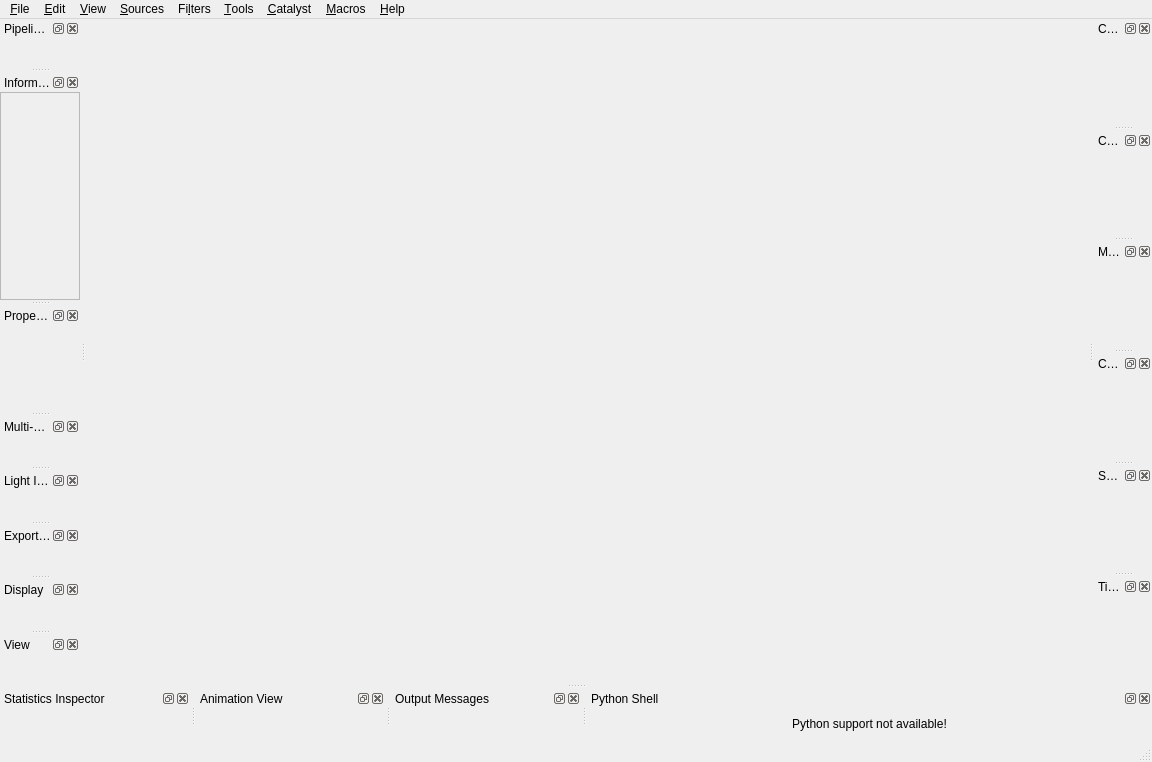
<?xml version="1.0" encoding="UTF-8"?>
<ui version="4.0">
 <class>pqClientMainWindow</class>
 <widget class="QMainWindow" name="pqClientMainWindow">
  <property name="geometry">
   <rect>
    <x>0</x>
    <y>0</y>
    <width>1152</width>
    <height>762</height>
   </rect>
  </property>
  <property name="acceptDrops">
   <bool>true</bool>
  </property>
  <property name="windowTitle">
   <string>MainWindow</string>
  </property>
  <property name="windowIcon">
   <iconset resource="../../Qt/Components/Resources/pqComponents.qrc">
    <normaloff>:/pqWidgets/Icons/pvIcon512.png</normaloff>:/pqWidgets/Icons/pvIcon512.png</iconset>
  </property>
  <widget class="QWidget" name="centralwidget">
   <layout class="QGridLayout" name="gridLayout">
    <property name="leftMargin">
     <number>0</number>
    </property>
    <property name="topMargin">
     <number>0</number>
    </property>
    <property name="rightMargin">
     <number>0</number>
    </property>
    <property name="bottomMargin">
     <number>0</number>
    </property>
    <item row="0" column="0">
     <widget class="pqTabbedMultiViewWidget" name="MultiViewWidget" native="true"/>
    </item>
   </layout>
  </widget>
  <widget class="QMenuBar" name="menubar">
   <property name="geometry">
    <rect>
     <x>0</x>
     <y>0</y>
     <width>1152</width>
     <height>25</height>
    </rect>
   </property>
   <widget class="QMenu" name="menu_File">
    <property name="title">
     <string>&amp;File</string>
    </property>
   </widget>
   <widget class="QMenu" name="menuSources">
    <property name="title">
     <string>&amp;Sources</string>
    </property>
   </widget>
   <widget class="QMenu" name="menuFilters">
    <property name="title">
     <string>Fi&amp;lters</string>
    </property>
   </widget>
   <widget class="QMenu" name="menu_Edit">
    <property name="title">
     <string>&amp;Edit</string>
    </property>
   </widget>
   <widget class="QMenu" name="menu_View">
    <property name="title">
     <string>&amp;View</string>
    </property>
   </widget>
   <widget class="QMenu" name="menuTools">
    <property name="title">
     <string>&amp;Tools</string>
    </property>
   </widget>
   <widget class="QMenu" name="menu_Help">
    <property name="title">
     <string>&amp;Help</string>
    </property>
   </widget>
   <widget class="QMenu" name="menu_Macros">
    <property name="title">
     <string>&amp;Macros</string>
    </property>
   </widget>
   <widget class="QMenu" name="menu_Catalyst">
    <property name="title">
     <string>&amp;Catalyst</string>
    </property>
   </widget>
   <addaction name="menu_File"/>
   <addaction name="menu_Edit"/>
   <addaction name="menu_View"/>
   <addaction name="menuSources"/>
   <addaction name="menuFilters"/>
   <addaction name="menuTools"/>
   <addaction name="menu_Catalyst"/>
   <addaction name="menu_Macros"/>
   <addaction name="menu_Help"/>
  </widget>
  <widget class="pqStatusBar" name="statusbar"/>
  <widget class="QDockWidget" name="pipelineBrowserDock">
   <property name="allowedAreas">
    <set>Qt::LeftDockWidgetArea|Qt::RightDockWidgetArea</set>
   </property>
   <property name="windowTitle">
    <string>Pipeline Browser</string>
   </property>
   <attribute name="dockWidgetArea">
    <number>1</number>
   </attribute>
   <widget class="pqPipelineBrowserWidget" name="pipelineBrowser">
    <property name="contextMenuPolicy">
     <enum>Qt::DefaultContextMenu</enum>
    </property>
   </widget>
  </widget>
  <widget class="QDockWidget" name="statisticsDock">
   <property name="allowedAreas">
    <set>Qt::BottomDockWidgetArea|Qt::LeftDockWidgetArea|Qt::RightDockWidgetArea</set>
   </property>
   <property name="windowTitle">
    <string>Statistics Inspector</string>
   </property>
   <attribute name="dockWidgetArea">
    <number>8</number>
   </attribute>
   <widget class="pqDataInformationWidget" name="statisticsView"/>
  </widget>
  <widget class="QDockWidget" name="animationViewDock">
   <property name="windowTitle">
    <string>Animation View</string>
   </property>
   <attribute name="dockWidgetArea">
    <number>8</number>
   </attribute>
   <widget class="pqPVAnimationWidget" name="animationView"/>
  </widget>
  <widget class="QDockWidget" name="comparativePanelDock">
   <property name="allowedAreas">
    <set>Qt::LeftDockWidgetArea|Qt::RightDockWidgetArea</set>
   </property>
   <property name="windowTitle">
    <string>Comparative View Inspector</string>
   </property>
   <attribute name="dockWidgetArea">
    <number>2</number>
   </attribute>
   <widget class="pqComparativeVisPanel" name="comparativeVisPanel"/>
  </widget>
  <widget class="QDockWidget" name="collaborationPanelDock">
   <property name="allowedAreas">
    <set>Qt::LeftDockWidgetArea|Qt::RightDockWidgetArea</set>
   </property>
   <property name="windowTitle">
    <string>Collaboration Panel</string>
   </property>
   <attribute name="dockWidgetArea">
    <number>2</number>
   </attribute>
   <widget class="pqCollaborationPanel" name="collaborationPanel"/>
  </widget>
  <widget class="QDockWidget" name="informationDock">
   <property name="allowedAreas">
    <set>Qt::LeftDockWidgetArea|Qt::RightDockWidgetArea</set>
   </property>
   <property name="windowTitle">
    <string>Information</string>
   </property>
   <attribute name="dockWidgetArea">
    <number>1</number>
   </attribute>
   <widget class="QWidget" name="informationWidgetFrame">
    <layout class="QVBoxLayout" name="verticalLayout_2">
     <property name="spacing">
      <number>0</number>
     </property>
     <property name="leftMargin">
      <number>0</number>
     </property>
     <property name="topMargin">
      <number>0</number>
     </property>
     <property name="rightMargin">
      <number>0</number>
     </property>
     <property name="bottomMargin">
      <number>0</number>
     </property>
     <item>
      <widget class="QScrollArea" name="informationScrollArea">
       <property name="widgetResizable">
        <bool>true</bool>
       </property>
       <widget class="pqProxyInformationWidget" name="informationWidget">
        <property name="geometry">
         <rect>
          <x>0</x>
          <y>0</y>
          <width>78</width>
          <height>154</height>
         </rect>
        </property>
       </widget>
      </widget>
     </item>
    </layout>
   </widget>
  </widget>
  <widget class="QDockWidget" name="memoryInspectorDock">
   <property name="allowedAreas">
    <set>Qt::LeftDockWidgetArea|Qt::RightDockWidgetArea</set>
   </property>
   <property name="windowTitle">
    <string>Memory Inspector</string>
   </property>
   <attribute name="dockWidgetArea">
    <number>2</number>
   </attribute>
   <widget class="pqMemoryInspectorPanel" name="dockWidgetContents"/>
  </widget>
  <widget class="QDockWidget" name="propertiesDock">
   <property name="minimumSize">
    <size>
     <width>80</width>
     <height>41</height>
    </size>
   </property>
   <property name="allowedAreas">
    <set>Qt::LeftDockWidgetArea|Qt::RightDockWidgetArea</set>
   </property>
   <property name="windowTitle">
    <string>Properties</string>
   </property>
   <attribute name="dockWidgetArea">
    <number>1</number>
   </attribute>
   <widget class="pqPropertiesPanel" name="propertiesPanel"/>
  </widget>
  <widget class="QDockWidget" name="multiBlockInspectorDock">
   <property name="allowedAreas">
    <set>Qt::LeftDockWidgetArea|Qt::RightDockWidgetArea</set>
   </property>
   <property name="windowTitle">
    <string>Multi-block Inspector</string>
   </property>
   <attribute name="dockWidgetArea">
    <number>1</number>
   </attribute>
   <widget class="pqMultiBlockInspectorWidget" name="multiBlockInspectorPanel"/>
  </widget>
  <widget class="QDockWidget" name="lightInspectorDock">
   <property name="allowedAreas">
    <set>Qt::LeftDockWidgetArea|Qt::RightDockWidgetArea</set>
   </property>
   <property name="windowTitle">
    <string>Light Inspector</string>
   </property>
   <attribute name="dockWidgetArea">
    <number>1</number>
   </attribute>
   <widget class="pqLightsInspector" name="lightInspectorPanel"/>
  </widget>
  <widget class="QDockWidget" name="catalystInspectorDock">
   <property name="allowedAreas">
    <set>Qt::LeftDockWidgetArea|Qt::RightDockWidgetArea</set>
   </property>
   <property name="windowTitle">
    <string>Export Inspector</string>
   </property>
   <attribute name="dockWidgetArea">
    <number>1</number>
   </attribute>
  </widget>
  <widget class="QDockWidget" name="colorMapEditorDock">
   <property name="allowedAreas">
    <set>Qt::LeftDockWidgetArea|Qt::RightDockWidgetArea</set>
   </property>
   <property name="windowTitle">
    <string>Color Map Editor</string>
   </property>
   <attribute name="dockWidgetArea">
    <number>2</number>
   </attribute>
   <widget class="pqColorMapEditor" name="colorMapEditorPanel"/>
  </widget>
  <widget class="QDockWidget" name="selectionDisplayDock">
   <property name="sizePolicy">
    <sizepolicy hsizetype="Minimum" vsizetype="Minimum">
     <horstretch>0</horstretch>
     <verstretch>0</verstretch>
    </sizepolicy>
   </property>
   <property name="allowedAreas">
    <set>Qt::LeftDockWidgetArea|Qt::RightDockWidgetArea</set>
   </property>
   <property name="windowTitle">
    <string>Selection Display Inspector</string>
   </property>
   <attribute name="dockWidgetArea">
    <number>2</number>
   </attribute>
   <widget class="pqFindDataSelectionDisplayFrame" name="selectionDisplayWidget">
    <property name="useVerticalLayout" stdset="0">
     <bool>true</bool>
    </property>
   </widget>
  </widget>
  <widget class="QDockWidget" name="displayPropertiesDock">
   <property name="allowedAreas">
    <set>Qt::LeftDockWidgetArea|Qt::RightDockWidgetArea</set>
   </property>
   <property name="windowTitle">
    <string>Display</string>
   </property>
   <attribute name="dockWidgetArea">
    <number>1</number>
   </attribute>
   <widget class="pqPropertiesPanel" name="displayPropertiesPanel">
    <property name="panelMode" stdset="0">
     <number>2</number>
    </property>
   </widget>
  </widget>
  <widget class="QDockWidget" name="viewPropertiesDock">
   <property name="allowedAreas">
    <set>Qt::LeftDockWidgetArea|Qt::RightDockWidgetArea</set>
   </property>
   <property name="windowTitle">
    <string>View</string>
   </property>
   <attribute name="dockWidgetArea">
    <number>1</number>
   </attribute>
   <widget class="pqPropertiesPanel" name="viewPropertiesPanel">
    <property name="panelMode" stdset="0">
     <number>4</number>
    </property>
   </widget>
  </widget>
  <widget class="QDockWidget" name="timeInspectorDock">
   <property name="allowedAreas">
    <set>Qt::AllDockWidgetAreas</set>
   </property>
   <property name="windowTitle">
    <string>Time Inspector</string>
   </property>
   <attribute name="dockWidgetArea">
    <number>2</number>
   </attribute>
   <widget class="pqTimeInspectorWidget" name="timeInspectorPanel"/>
  </widget>
  <widget class="QDockWidget" name="outputWidgetDock">
   <property name="floating">
    <bool>false</bool>
   </property>
   <property name="windowTitle">
    <string>Output Messages</string>
   </property>
   <attribute name="dockWidgetArea">
    <number>8</number>
   </attribute>
   <widget class="pqOutputWidget" name="outputWidget">
    <property name="settingsKey" stdset="0">
     <string>OutputMessages</string>
    </property>
   </widget>
  </widget>
  <widget class="QDockWidget" name="pythonShellDock">
   <property name="sizePolicy">
    <sizepolicy hsizetype="Preferred" vsizetype="MinimumExpanding">
     <horstretch>0</horstretch>
     <verstretch>0</verstretch>
    </sizepolicy>
   </property>
   <property name="floating">
    <bool>false</bool>
   </property>
   <property name="windowTitle">
    <string>Python Shell</string>
   </property>
   <attribute name="dockWidgetArea">
    <number>8</number>
   </attribute>
   <widget class="QWidget" name="pythonShellDummy">
    <property name="sizePolicy">
     <sizepolicy hsizetype="MinimumExpanding" vsizetype="MinimumExpanding">
      <horstretch>0</horstretch>
      <verstretch>0</verstretch>
     </sizepolicy>
    </property>
    <layout class="QHBoxLayout" name="horizontalLayout">
     <item>
      <widget class="QLabel" name="label">
       <property name="text">
        <string>Python support not available!</string>
       </property>
       <property name="alignment">
        <set>Qt::AlignCenter</set>
       </property>
      </widget>
     </item>
    </layout>
   </widget>
  </widget>
 </widget>
 <customwidgets>
  <customwidget>
   <class>pqPipelineBrowserWidget</class>
   <extends>QWidget</extends>
   <header>pqPipelineBrowserWidget.h</header>
   <container>1</container>
  </customwidget>
  <customwidget>
   <class>pqTabbedMultiViewWidget</class>
   <extends>QWidget</extends>
   <header>pqTabbedMultiViewWidget.h</header>
   <container>1</container>
  </customwidget>
  <customwidget>
   <class>pqPVAnimationWidget</class>
   <extends>QWidget</extends>
   <header>pqPVAnimationWidget.h</header>
   <container>1</container>
  </customwidget>
  <customwidget>
   <class>pqDataInformationWidget</class>
   <extends>QWidget</extends>
   <header>pqDataInformationWidget.h</header>
   <container>1</container>
  </customwidget>
  <customwidget>
   <class>pqStatusBar</class>
   <extends>QStatusBar</extends>
   <header>pqStatusBar.h</header>
  </customwidget>
  <customwidget>
   <class>pqComparativeVisPanel</class>
   <extends>QWidget</extends>
   <header>pqComparativeVisPanel.h</header>
   <container>1</container>
  </customwidget>
  <customwidget>
   <class>pqCollaborationPanel</class>
   <extends>QWidget</extends>
   <header>pqCollaborationPanel.h</header>
   <container>1</container>
  </customwidget>
  <customwidget>
   <class>pqProxyInformationWidget</class>
   <extends>QWidget</extends>
   <header>pqProxyInformationWidget.h</header>
   <container>1</container>
  </customwidget>
  <customwidget>
   <class>pqMemoryInspectorPanel</class>
   <extends>QWidget</extends>
   <header>pqMemoryInspectorPanel.h</header>
   <container>1</container>
  </customwidget>
  <customwidget>
   <class>pqPropertiesPanel</class>
   <extends>QWidget</extends>
   <header>pqPropertiesPanel.h</header>
   <container>1</container>
  </customwidget>
  <customwidget>
   <class>pqColorMapEditor</class>
   <extends>QWidget</extends>
   <header>pqColorMapEditor.h</header>
   <container>1</container>
  </customwidget>
  <customwidget>
   <class>pqFindDataSelectionDisplayFrame</class>
   <extends>QWidget</extends>
   <header>pqFindDataSelectionDisplayFrame.h</header>
   <container>1</container>
  </customwidget>
  <customwidget>
   <class>pqTimeInspectorWidget</class>
   <extends>QWidget</extends>
   <header>pqTimeInspectorWidget.h</header>
   <container>1</container>
  </customwidget>
  <customwidget>
   <class>pqOutputWidget</class>
   <extends>QWidget</extends>
   <header>pqOutputWidget.h</header>
   <container>1</container>
  </customwidget>
  <customwidget>
   <class>pqMultiBlockInspectorWidget</class>
   <extends>QWidget</extends>
   <header>pqMultiBlockInspectorWidget.h</header>
   <container>1</container>
  </customwidget>
  <customwidget>
   <class>pqLightsInspector</class>
   <extends>QWidget</extends>
   <header>pqLightsInspector.h</header>
   <container>1</container>
  </customwidget>
  <customwidget>
   <class>pqExportInspector</class>
   <extends>QWidget</extends>
   <header>pqExportInspector.h</header>
   <container>1</container>
  </customwidget>
 </customwidgets>
 <resources>
  <include location="../../Qt/Components/Resources/pqComponents.qrc"/>
 </resources>
 <connections/>
</ui>
